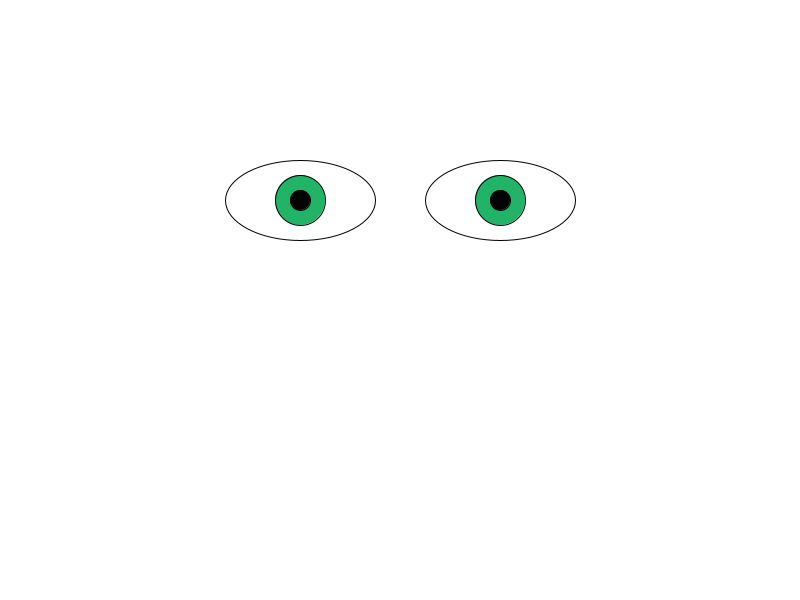
Frame 1 (no input)
Frame 60 (the mouse pressed at the canvas centre just before this capture): identical to frame 1, image omitted
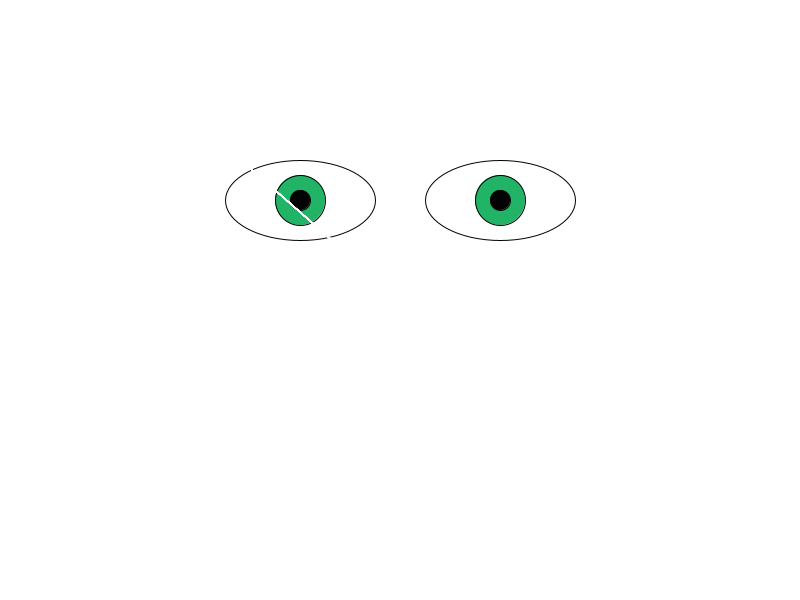
Frame 120 (the mouse held since frame 60 and released just before this capture)

The Processing sketch that drew these frames (run headless with seeded random() and noise(); from frame 60 on, the mouse is pressed at the canvas centre):

// Processing sketch: processing_1553
// ── processing_1553.pde





void setup(){  
    
  smooth();  


size(800,600); //Projenin boyutunu verdim. 
  background(255); // sayfanın rengi 
   fill(255); 
 ellipse(300,200,150,80); //gözlerin dış ovali. 
ellipse(500,200,150,80); 
 
fill(33,180,103);// göz rengi. 
ellipse(300,200,50,50);// Göz tabakası yuvarlağı. 
ellipse(500,200,50,50); 
fill(3); 
ellipse(300,200,20,20); //Gözlerin merceği. 
ellipse(500,200,20,20); 


} 
  
     void draw () { 
	      stroke(255);     //çizgi     
	      strokeWeight(1);  //çizgi kalınlığı
	      beginShape(TRIANGLES);  //ucgen cizyor
	      vertex(150,80); 
	      vertex(mouseX, mouseY);  // mouse yonu
	      vertex(150,80);  
	      endShape();  
	      strokeWeight(2);  // 
	      line(96,150,112,150); 
	      line(150,150,166,150); 
	     } 


 
 

 
   
